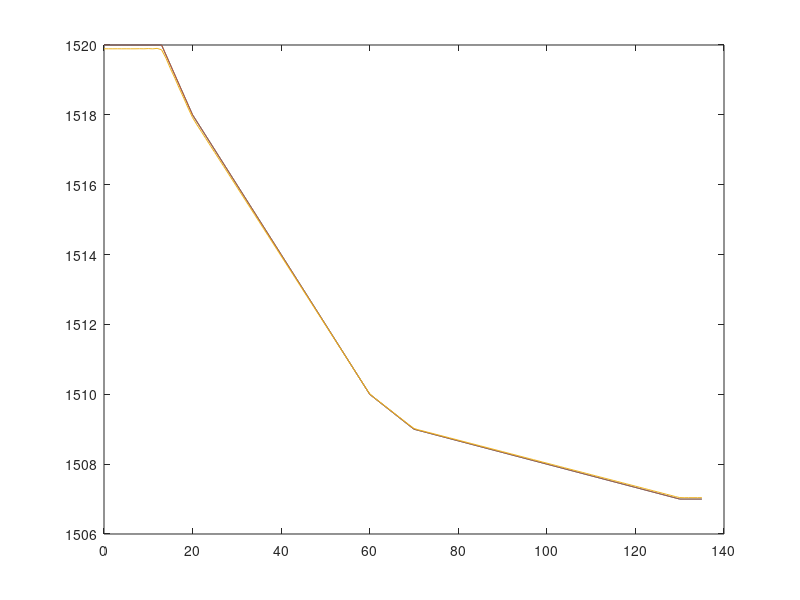

This chart was generated by the following MATLAB code: (Note: this script raises an error after producing the figure.)
A = [  0.0  1520.0
  13.0  1520.0
  20.0  1518.0
  30.0  1516.0
  40.0  1514.0
  50.0  1512.0
  60.0  1510.0
  70.0  1509.0
 130.0  1507.0
 135.0  1507.0 ]

z = A( :, 1 );
c = A( :, 2 );

D = 135.0   % water depth
ptsperm = 10;
N = ptsperm * D + 1 % points to use in sampling c(z)

zint = linspace( 0.0, D, N );
cint = interp1( z, c, zint, 'spline' );
cint = interp1( z, c, zint );

figure
plot( z, c )
hold on
plot( zint, cint )

idec = 10
zdec = zint( 1:idec:N );
cdec = decimate( cint, idec );
cdec = cdec + mean( cint ) - mean( cdec );

plot( zdec, cdec )

c_resamp = interp( cdec, idec );

plot( zint, c_resamp )

% remove linear term

ctop = cint( 1 );
cbot = cint( N );
trend = linspace( ctop, cbot, N )';
cflat = cint - trend;
idec = 30
zdec = zint( 1:idec:N );
cdec = decimate( cflat, idec );
c_resamp = interp( cdec, idec );

% add back linear term

N2 = size( c_resamp, 1 );
trend2 = linspace( ctop, cbot, N2 )';
c_resamp = c_resamp + trend2;
z_resamp = linspace( 0.0, D, N2 );

figure
plot( z, c )
hold on
plot( z_resamp, c_resamp )



